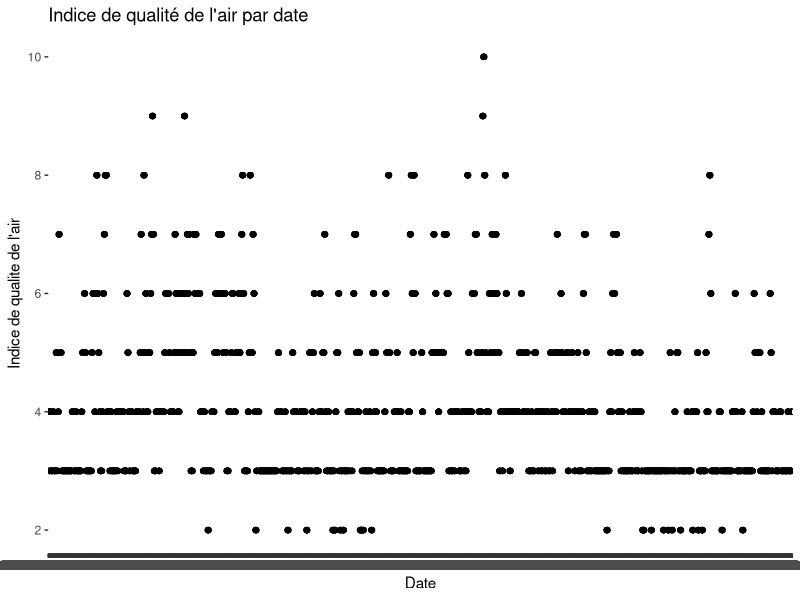
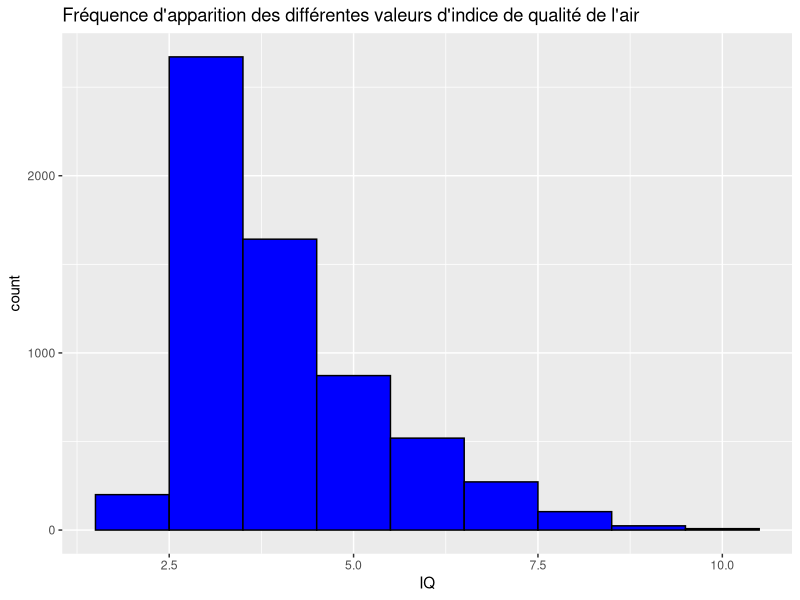
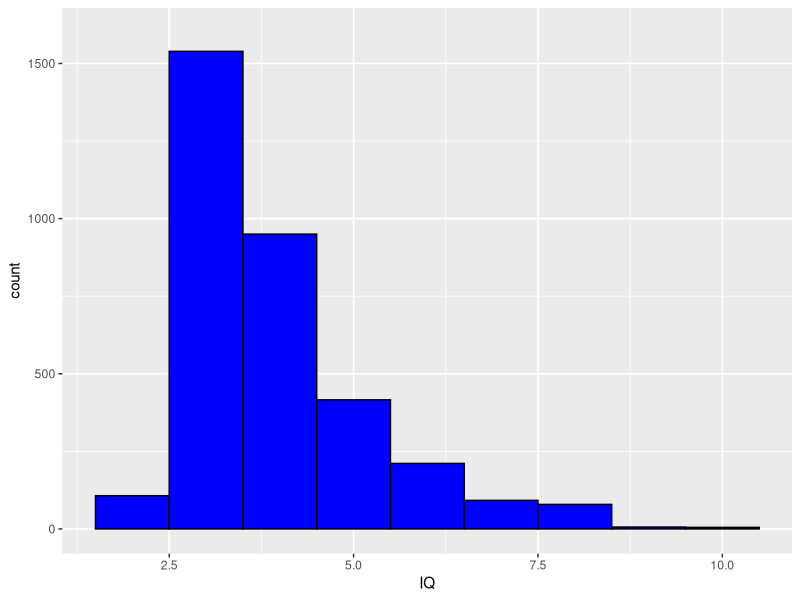
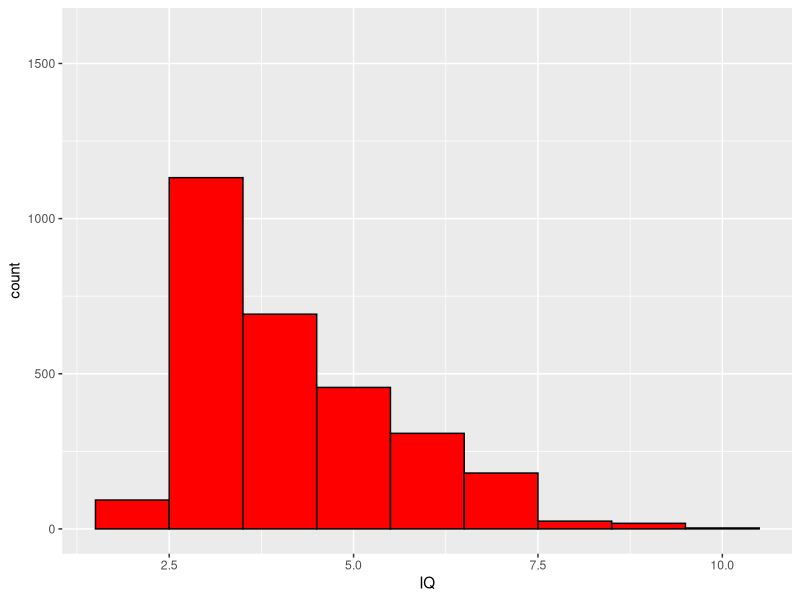
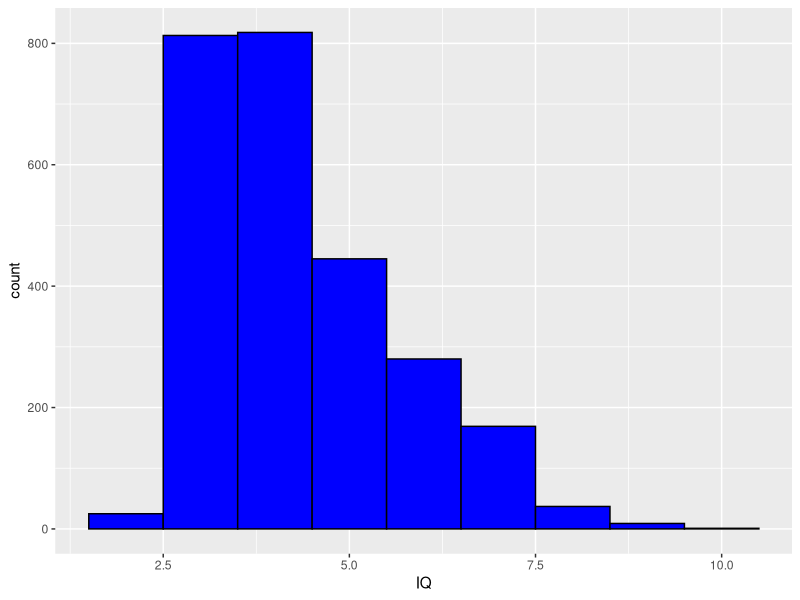
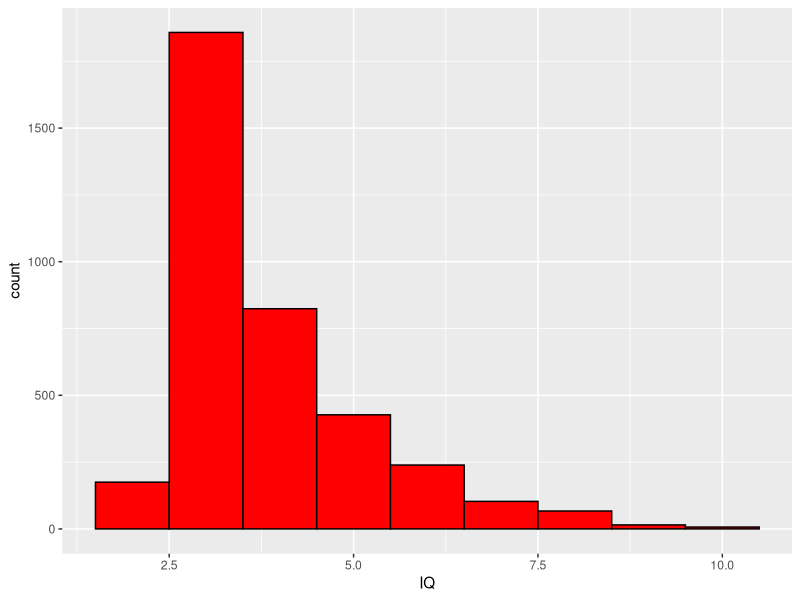
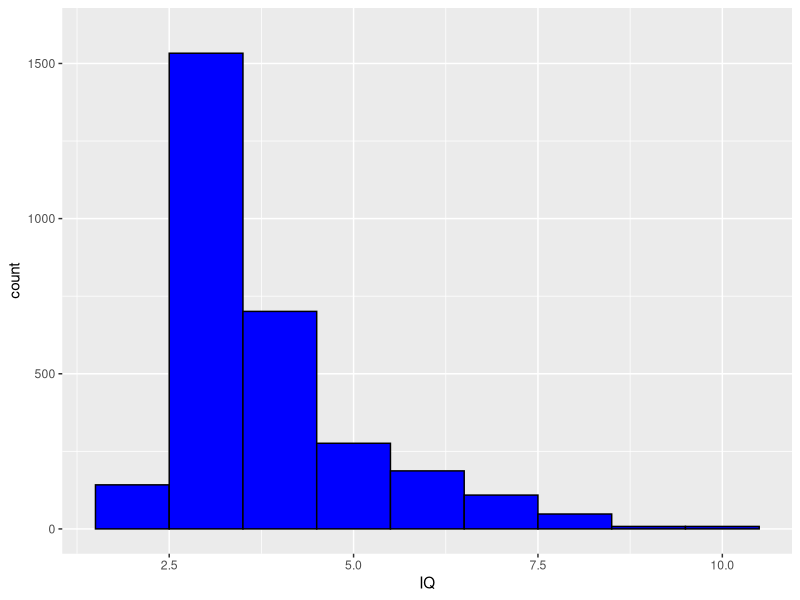
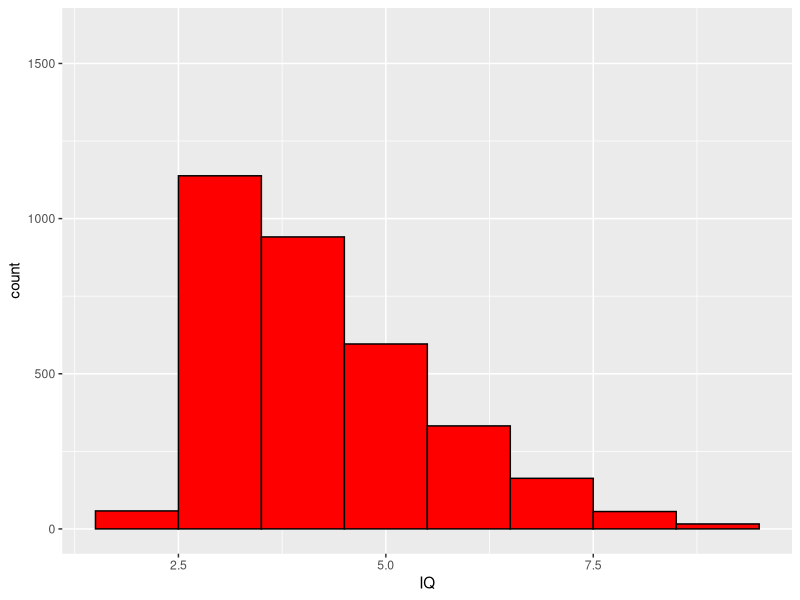

Reproduce these figures in R, in order.
## ---- chunk 1
setwd("~/4ème année ISEN/AirIQ2/0_ResearchWork/5_DataVisualisation")
## ---- chunk 2
dataset = read.table("completeDataset.csv", header = T, sep = ";")
## ---- chunk 3
dataset[,1:7]
## ---- chunk 4
nb =0
for(iq in dataset$IQ){
  if(iq == 2){
    nb= nb+1
  }
}
# Puis on divise par 8 car nous avons 8 fois le même indice de qualité de l'air sur une journée
nb1 = nb/8
print(paste("Nombre de lignes pour un IQ = 2 : ",nb1))
## ---- chunk 5
summary(dataset)
## ---- chunk 6
library("ggplot2")
View(dataset)

g = ggplot(dataset,aes(x=date, y=IQ,axes=F,type='o'))+ geom_point()
g = g+xlab("Date")+ylab("Indice de qualite de l'air")+ggtitle("Indice de qualité de l'air par date")
g
## ---- chunk 7

a = ggplot(dataset,aes(x=IQ))+geom_histogram(fill="blue",colour="black",binwidth=1)
a = a +ggtitle("Fréquence d'apparition des différentes valeurs d'indice de qualité de l'air")
a
## ---- chunk 8
temp_moy = mean(dataset$temperature)

new_dataset_temp_froide = dataset[which(dataset$temperature<temp_moy),]
new_dataset_temp_chaude = dataset[which(dataset$temperature>temp_moy),]

b = ggplot(new_dataset_temp_froide,aes(x=IQ))+geom_histogram(fill="blue",colour="black",binwidth=1)
b = b + ylim(0,1600)
b

new_dataset_temp_chaude = dataset[which(dataset$temperature>temp_moy),]

c = ggplot(new_dataset_temp_chaude,aes(x=IQ))+geom_histogram(fill="red",colour="black",binwidth=1)
c = c + ylim(0,1600)
c
## ---- chunk 9
hum_moy = mean(dataset$humidity)

dataset_faible_humidite = dataset[which(dataset$humidity<hum_moy),]

d = ggplot(dataset_faible_humidite,aes(x=IQ))+geom_histogram(fill="blue",colour="black",binwidth=1)
d

dataset_forte_humidite = dataset[which(dataset$humidity>hum_moy),]

e = ggplot(dataset_forte_humidite,aes(x=IQ))+geom_histogram(fill="red",colour="black",binwidth=1)
e
## ---- chunk 10
press_moy = mean(dataset$pressure)

dataset_faible_pression = dataset[which(dataset$pressure<press_moy),]

d = ggplot(dataset_faible_pression,aes(x=IQ))+geom_histogram(fill="blue",colour="black",binwidth=1)
d = d + ylim(0,1600) 
d

dataset_forte_pression = dataset[which(dataset$pressure>press_moy),]

e = ggplot(dataset_forte_pression,aes(x=IQ))+geom_histogram(fill="red",colour="black",binwidth=1)
e = e + ylim(0,1600)
e
## ---- chunk 11
force_moy = mean(dataset$wind_force)

dataset_faible_force = dataset[which(dataset$wind_force<force_moy),]

d = ggplot(dataset_faible_force,aes(x=IQ))+geom_histogram(fill="blue",colour="black",binwidth=1)
d = d + ylim(0,1600) 
d

dataset_forte_force = dataset[which(dataset$wind_force>force_moy),]

e = ggplot(dataset_forte_force,aes(x=IQ))+geom_histogram(fill="red",colour="black",binwidth=1)
e = e + ylim(0,1600)
e
## ---- chunk 12
library("cowplot")

h = ggplot(dataset,aes(x=date, y=temperature))+geom_point(colour = "blue")
l = ggplot(dataset,aes(x=date, y=humidity))+geom_point(colour = "red")
m = ggplot(dataset,aes(x=date, y=pressure))+geom_point(colour = "green")
           
plot_grid(h, l, m,  labels=c("A", "B", "C"))
